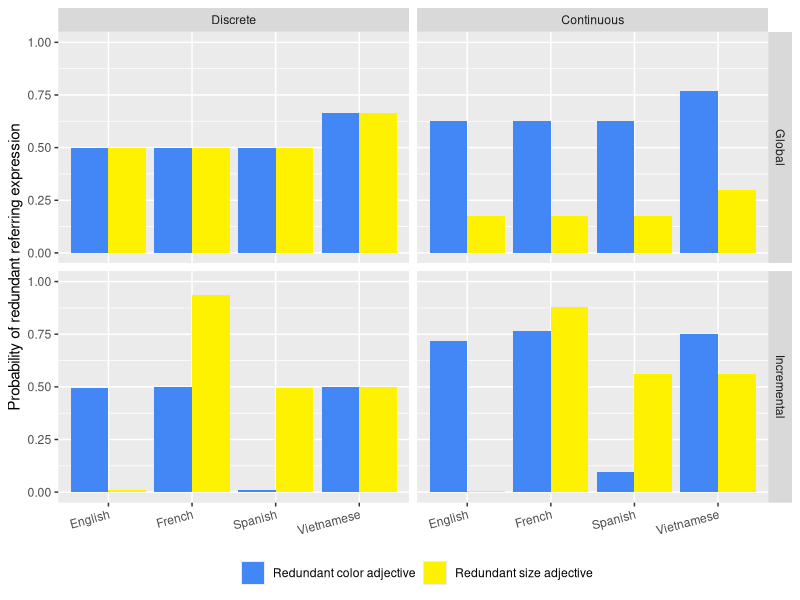
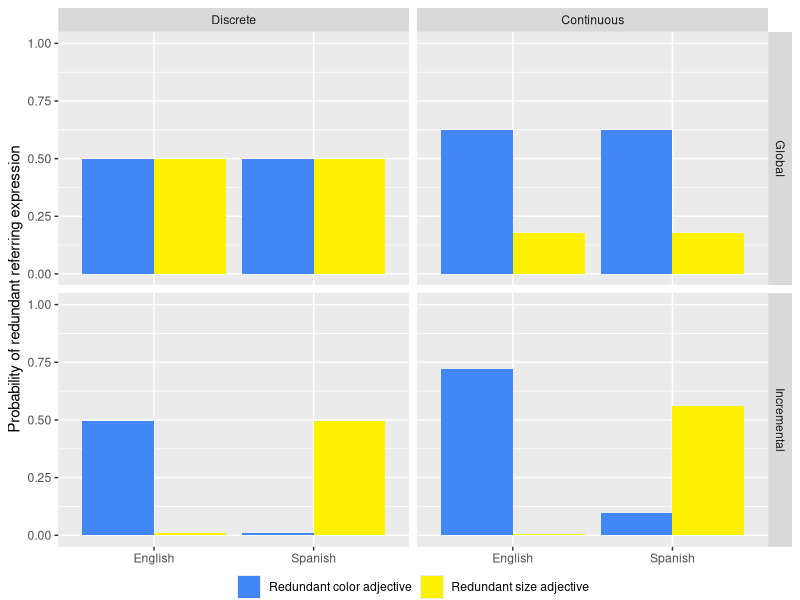
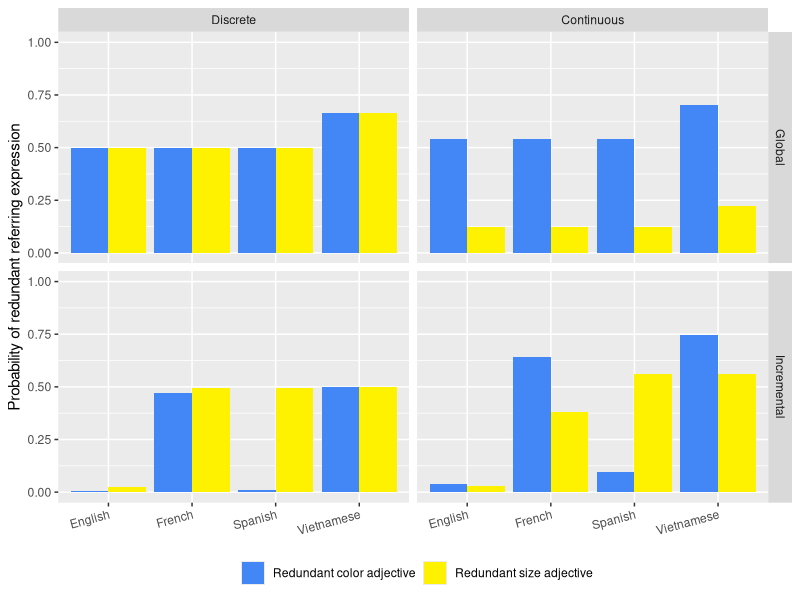
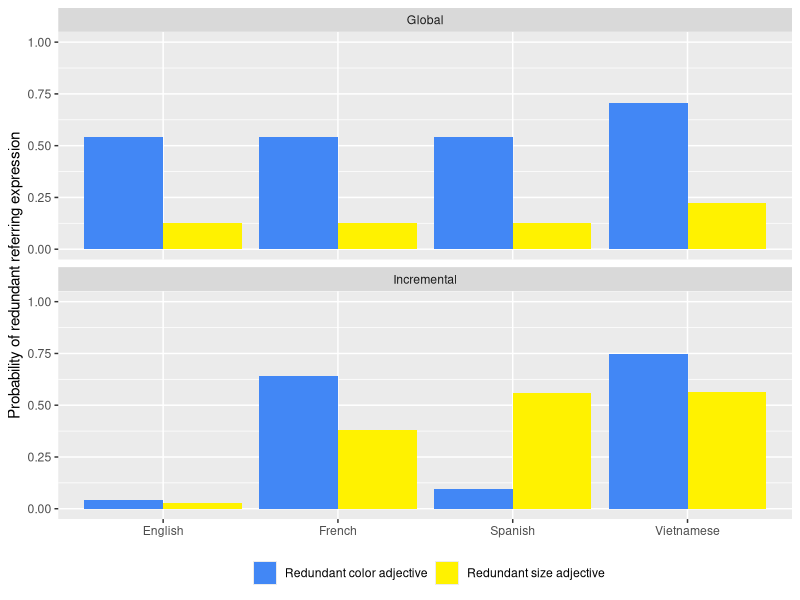
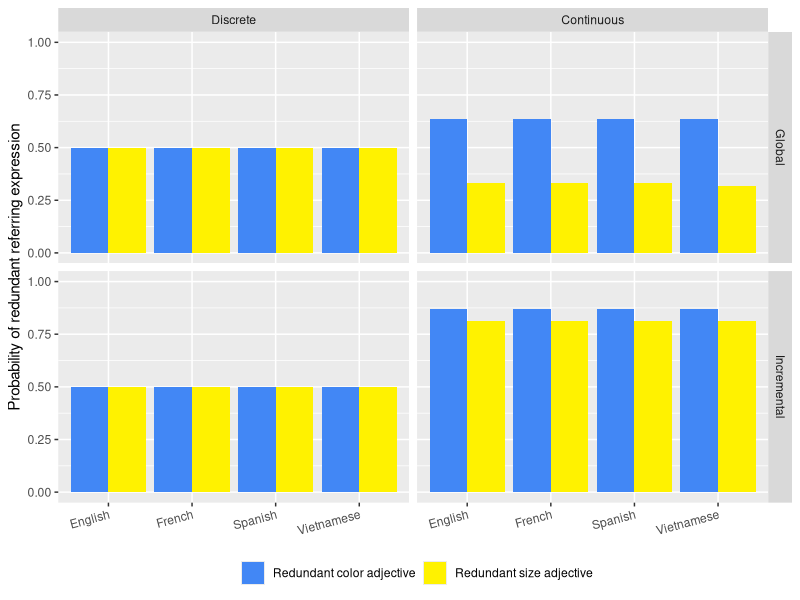
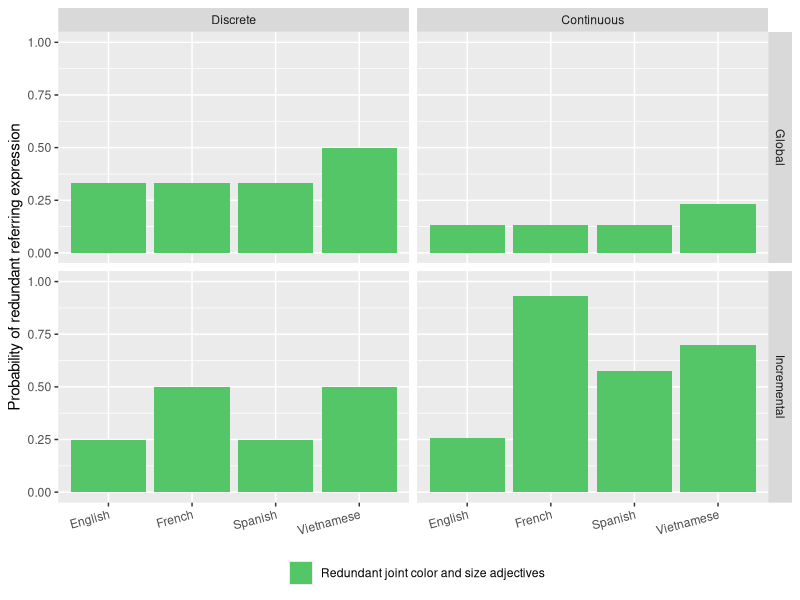
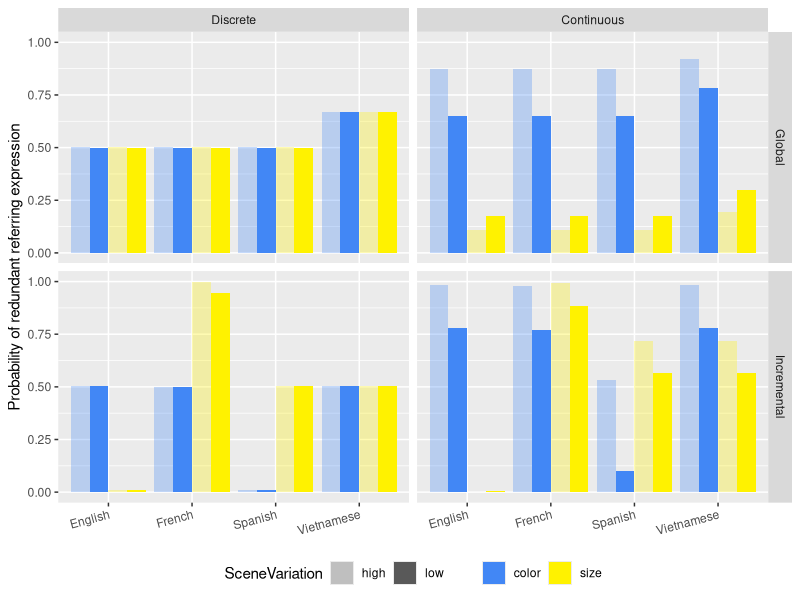
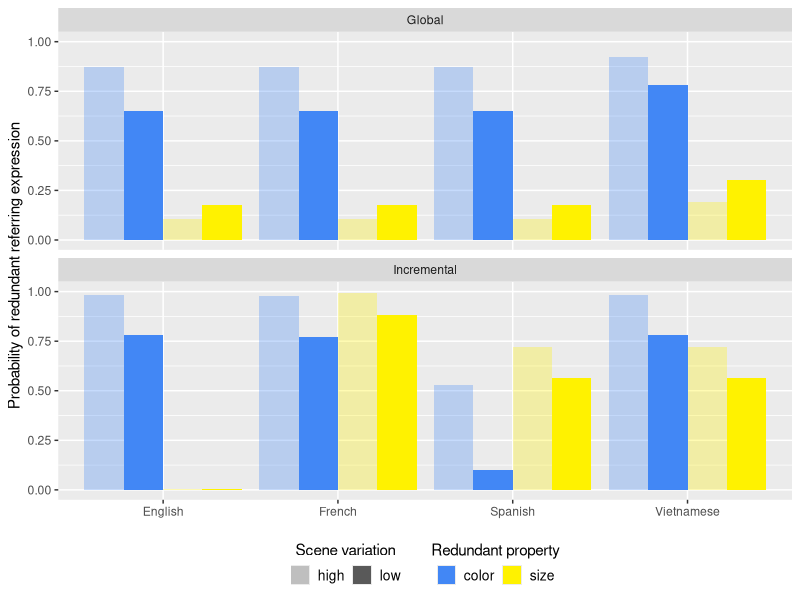

R code for these plots, in order:
# plots the model predictions obtained by Angelique and Manh in summer 2022, documented here: https://docs.google.com/spreadsheets/d/1cj2Y4GLFNQPoW1eoIkCFzxrdtzFEOaPGDMvpjqP4E5k/edit?usp=sharing

# for contexts, see slack channel / grant

library(tidyverse)
library(grid)
library(gridExtra)
library(cowplot)
library(viridis)
library(jsonlite)

setwd(dirname(rstudioapi::getActiveDocumentContext()$path))

d = read_csv("../data/data.csv",skip_empty_rows=TRUE) %>% 
  drop_na()
summary(d)
nrow(d)

# CONTEXT 1A AND 1B
# 3 pins varying in color and size, noun uninformative
# 1A: "color-redundant"
# 1B: "size-redundant"    
d_noun_uninf = d %>% 
  filter(Context %in% c("1A", "1B")) %>% 
  mutate(ContextType = case_when(  
    Context == "1A" ~ "Redundant color adjective",
    Context == "1B" ~ "Redundant size adjective",    
    TRUE ~ "other")) %>% 
  mutate(UtteranceType = case_when(
    Language == "English" & Utterance == "small blue pin" ~ "redundant",
    Language == "Vietnamese" & Utterance == "pin blue and small" ~ "redundant",
    Language == "Vietnamese" & Utterance == "pin small and blue" ~ "redundant",
    Language == "French" & Utterance == "small pin blue" ~ "redundant",    
    Language == "Spanish" & Utterance == "pin blue small" ~ "redundant",
    TRUE ~ "other"
  )) %>% 
  filter(UtteranceType == "redundant") %>% 
  group_by(Language, ContextType,Semantics, Utility) %>% 
  summarize(RedundantProbability = sum(Probability)) %>% 
  ungroup() %>% 
  mutate(Semantics = fct_relevel(Semantics, "Discrete"))

dodge = position_dodge(.9)

ggplot(d_noun_uninf, aes(x=Language,y=RedundantProbability,fill=ContextType)) +
  geom_bar(stat="identity",position=dodge) +
  scale_fill_manual(values=c("#4287f5","#fff200"),name="") +
  facet_grid(Utility~Semantics) +
  ylim(0,1) +
  ylab("Probability of redundant referring expression") +
  theme(axis.text.x = element_text(angle=15,hjust=1,vjust=1),legend.position="bottom",axis.title.x=element_blank())

ggsave(file="../graphs/noun-uninformative.pdf",width=7,height=5)

# just spanish and english
d_noun_uninf = d %>% 
  filter(Context %in% c("1A", "1B") & Language %in% c("Spanish","English")) %>% 
  mutate(ContextType = case_when(  
    Context == "1A" ~ "Redundant color adjective",
    Context == "1B" ~ "Redundant size adjective",    
    TRUE ~ "other")) %>% 
  mutate(UtteranceType = case_when(
    Language == "English" & Utterance == "small blue pin" ~ "redundant",
    Language == "Vietnamese" & Utterance == "pin blue and small" ~ "redundant",
    Language == "Vietnamese" & Utterance == "pin small and blue" ~ "redundant",
    Language == "French" & Utterance == "small pin blue" ~ "redundant",    
    Language == "Spanish" & Utterance == "pin blue small" ~ "redundant",
    TRUE ~ "other"
  )) %>% 
  filter(UtteranceType == "redundant") %>% 
  group_by(Language, ContextType,Semantics, Utility) %>% 
  summarize(RedundantProbability = sum(Probability)) %>% 
  ungroup() %>% 
  mutate(Semantics = fct_relevel(Semantics, "Discrete"))

dodge = position_dodge(.9)

ggplot(d_noun_uninf, aes(x=Language,y=RedundantProbability,fill=ContextType)) +
  geom_bar(stat="identity",position=dodge) +
  scale_fill_manual(values=c("#4287f5","#fff200")) +
  facet_grid(Utility~Semantics) +
  ylim(0,1) +
  ylab("Probability of redundant referring expression") +
  theme(legend.position="bottom",axis.title.x=element_blank(),legend.title=element_blank(),legend.box.margin=margin(-10,-10,-10,-10))
ggsave(file="../graphs/noun-uninformative-sp-en.pdf",width=4,height=4)
#ggsave(file="../../_project_description/images/noun-uninformative-sp-en.pdf",width=4,height=3.8)


# CONTEXT 2A AND 2B
# 3 pins plus extra object varying in color and size, noun necessary
# 1A: "color-redundant"
# 1B: "size-redundant"   
check_sums = d %>% 
  filter(Context %in% c("2A", "2B")) %>% 
  group_by(Language, Context,Semantics, Utility) %>% 
  summarize(Sum = sum(Probability))

# print out the cases where probabilities don't add to 1 (indicates manual error in data entry)
check_sums %>% 
  filter(Sum < .99)

d_noun_nec = d %>% 
  filter(Context %in% c("2A", "2B")) %>% 
  mutate(ContextType = case_when(  
    Context == "2A" ~ "Redundant color adjective",
    Context == "2B" ~ "Redundant size adjective",    
    TRUE ~ "other")) %>% 
  mutate(UtteranceType = case_when(
    Language == "English" & Utterance == "small blue pin" ~ "redundant",
    Language == "Vietnamese" & Utterance == "pin blue and small" ~ "redundant",
    Language == "Vietnamese" & Utterance == "pin small and blue" ~ "redundant",
    Language == "French" & Utterance == "small pin blue" ~ "redundant",    
    Language == "Spanish" & Utterance == "pin blue small" ~ "redundant",
    TRUE ~ "other"
  )) %>% 
  filter(UtteranceType == "redundant") %>% 
  group_by(Language, ContextType,Semantics, Utility) %>% 
  summarize(RedundantProbability = sum(Probability)) %>% 
  ungroup() %>% 
  mutate(Semantics = fct_relevel(Semantics, "Discrete"))

dodge = position_dodge(.9)

ggplot(d_noun_nec, aes(x=Language,y=RedundantProbability,fill=ContextType)) +
  geom_bar(stat="identity",position=dodge) +
  scale_fill_manual(values=c("#4287f5","#fff200"),name="") +
  ylim(0,1) +
  ylab("Probability of redundant referring expression") +
  facet_grid(Utility~Semantics) +
  theme(axis.text.x = element_text(angle=15,hjust=1,vjust=1),legend.position="bottom",axis.title.x=element_blank())
ggsave(file="../graphs/noun-necessary.pdf",width=5.5,height=4)


ggplot(d_noun_nec %>% filter(Semantics == "Continuous"), aes(x=Language,y=RedundantProbability,fill=ContextType)) +
  geom_bar(stat="identity",position=dodge) +
  scale_fill_manual(values=c("#4287f5","#fff200"),name="") +
  ylim(0,1) +
  ylab("Probability of redundant referring expression") +
  facet_wrap(~Utility,nrow=2) +
  theme(legend.position="bottom",axis.title.x=element_blank())
ggsave(file="../graphs/noun-necessary-cont.pdf",width=3.5,height=4)


# CONTEXT 3A & 3B
# 1 blue pin plus 3 other objects of varying colors, noun-informative, color-redundant (Rubio-Fernandez style)
# 1 small pin plus 3 other objects of different size, noun-informative, size-redundant (Rubio-Fernandez style)

# hacky stuff you did when utterance space wasn't yet pruned
# d_noun_inf_color_red = d %>% 
#   filter(Context %in% c("3A")) %>% 
#   filter(!Utterance %in% c("small pin","pin small","small blue pin","small pin blue","pin blue small","pin blue and small","pin small and blue")) %>% 
#   mutate(UtteranceType = case_when(
#     Language == "English" & Utterance == "blue pin" ~ "redundant",
#     Language == "Vietnamese" & Utterance == "pin blue" ~ "redundant",
#     Language == "French" & Utterance == "pin blue" ~ "redundant",
#     Language == "Spanish" & Utterance == "pin blue" ~ "redundant",
#     TRUE ~ "minimal"
#   )) 
#   
# d_noun_inf_size_red = d %>% 
#   filter(Context %in% c("3B")) %>% 
#   filter(!Utterance %in% c("blue pin","pin blue","small blue pin","small pin blue","pin blue small","pin blue and small","pin small and blue")) %>%  
#   mutate(UtteranceType = case_when(
#     Language == "English" & Utterance == "small pin" ~ "redundant",
#     Language == "Vietnamese" & Utterance == "pin small" ~ "redundant",
#     Language == "French" & Utterance == "small pin" ~ "redundant",    
#     Language == "Spanish" & Utterance == "pin small" ~ "redundant",
#     TRUE ~ "minimal"
#   )) 
# 
# d_noun_inf = bind_rows(d_noun_inf_color_red,d_noun_inf_size_red) %>% 
#   mutate(ContextType = case_when(  
#   Context == "3A" ~ "Redundant color adjective",
#   Context == "3B" ~ "Redundant size adjective",    
#   TRUE ~ "other"))
# 
# sums = d_noun_inf %>% 
#   group_by(Language,ContextType,Semantics,Utility) %>% 
#   summarize(Sum=sum(Probability))
# 
# d_noun_inf = d_noun_inf %>% 
#   left_join(sums, by=c("Language","ContextType","Semantics","Utility")) %>% 
#   mutate(Probability = Probability / Sum) %>%   
#   filter(UtteranceType == "redundant") %>% 
#   group_by(Language, ContextType,Semantics, Utility) %>% 
#   summarize(RedundantProbability = sum(Probability)) %>% 
#   ungroup() %>% 
#   mutate(Semantics = fct_relevel(Semantics, "Discrete")) %>% 
#   complete(Language,ContextType,Semantics,Utility) %>% 
#   mutate(RedundantProbability = replace_na(RedundantProbability,0))

check_sums = d %>% 
  filter(Context %in% c("3A", "3B")) %>% 
  group_by(Language, Context,Semantics, Utility) %>% 
  summarize(Sum = sum(Probability))

# print out the cases where probabilities don't add to 1 (indicates manual error in data entry)
check_sums %>% 
  filter(Sum < .99)

d_noun_inf = d %>% 
  filter(Context %in% c("3A", "3B")) %>% 
  mutate(ContextType = case_when(  
    Context == "3A" ~ "Redundant color adjective",
    Context == "3B" ~ "Redundant size adjective",    
    TRUE ~ "other")) %>% 
  mutate(UtteranceType = case_when(
    Language == "English" & Utterance %in% c("blue pin","small pin") ~ "redundant",
    Language == "Vietnamese" & Utterance %in% c("pin blue","pin small") ~ "redundant",
    Language == "French" & Utterance %in% c("pin blue","small pin") ~ "redundant",    
    Language == "Spanish" & Utterance %in% c("pin blue","pin small") ~ "redundant",
    TRUE ~ "other"
  )) %>% 
  filter(UtteranceType == "redundant") %>% 
  mutate(RedundantProbability = Probability) %>% 
  mutate(Semantics = fct_relevel(Semantics, "Discrete"))

dodge = position_dodge(.9)

# weird results, mostly 50-50??
ggplot(d_noun_inf, aes(x=Language,y=RedundantProbability,fill=ContextType)) +
  geom_bar(stat="identity",position=dodge) +
  scale_fill_manual(values=c("#4287f5","#fff200"),name="") +
  ylim(0,1) +
  ylab("Probability of redundant referring expression") +
  facet_grid(Utility~Semantics) +
  theme(axis.text.x = element_text(angle=15,hjust=1,vjust=1),legend.position="bottom",axis.title.x=element_blank())
ggsave(file="../graphs/noun-informative-prunedspace.pdf",width=7,height=5)


# CONTEXT 4
# 3 pins plus 1 other object. target pin requires either color OR size to be mentioned in addition to type. color AND size jointly are redundant. noun-necessary, joint-properties-redundant 

check_sums = d %>% 
  filter(Context %in% c("4")) %>% 
  group_by(Language, Context,Semantics, Utility) %>% 
  summarize(Sum = sum(Probability))

# print out the cases where probabilities don't add to 1 (indicates manual error in data entry)
check_sums %>% 
  filter(Sum < .99)

d_noun_nec_joint_redundant = d %>% 
  filter(Context %in% c("4")) %>% 
  mutate(ContextType = case_when(  
    Context == "4" ~ "Redundant joint color and size adjectives",
    TRUE ~ "other")) %>% 
  mutate(UtteranceType = case_when(
    Language == "English" & Utterance == "small blue pin" ~ "redundant",
    Language == "Vietnamese" & Utterance == "pin blue and small" ~ "redundant",
    Language == "Vietnamese" & Utterance == "pin small and blue" ~ "redundant",
    Language == "French" & Utterance == "small pin blue" ~ "redundant",    
    Language == "Spanish" & Utterance == "pin blue small" ~ "redundant",
    TRUE ~ "other"
  )) %>% 
  filter(UtteranceType == "redundant") %>% 
  group_by(Language, ContextType,Semantics, Utility) %>% 
  summarize(RedundantProbability = sum(Probability)) %>% 
  ungroup() %>% 
  mutate(Semantics = fct_relevel(Semantics, "Discrete"))

dodge = position_dodge(.9)

ggplot(d_noun_nec_joint_redundant, aes(x=Language,y=RedundantProbability,fill=ContextType)) +
  geom_bar(stat="identity",position=dodge) +
  scale_fill_manual(values=c("#55C667FF"),name="") +
  ylim(0,1) +
  ylab("Probability of redundant referring expression") +
  facet_grid(Utility~Semantics) +
  theme(axis.text.x = element_text(angle=15,hjust=1,vjust=1),legend.position="bottom",axis.title.x=element_blank())
ggsave(file="../graphs/noun-necessary-join-redundant.pdf",width=5,height=5)


# CONTEXT 5A and 5B (like 1A AND 1B, but with 3 extra big red pins, ie increased scene variation)
# 6 pins varying in color and size, noun uninformative
# 5A: "color-redundant"
# 5B: "size-redundant"    
check_sums = d %>% 
  filter(Context %in% c("1A", "1B","5A","5B")) %>% 
  group_by(Language, Context,Semantics, Utility) %>% 
  summarize(Sum = sum(Probability))

# print out the cases where probabilities don't add to 1 (indicates manual error in data entry)
check_sums %>% 
  filter(Sum < .99)

d_noun_uninf_scenevar = d %>% 
  filter(Context %in% c("1A", "1B","5A","5B")) %>% 
  mutate(ContextType = case_when(  
    Context == "1A" ~ "color",
    Context == "1B" ~ "size",    
    Context == "5A" ~ "color",
    Context == "5B" ~ "size",        
    TRUE ~ "other")) %>% 
  mutate(SceneVariation = case_when(
    Context %in% c("1A","1B") ~ "low",
    Context %in% c("5A","5B") ~ "high",    
    TRUE ~ "other"
  )) %>% 
  mutate(UtteranceType = case_when(
    Language == "English" & Utterance == "small blue pin" ~ "redundant",
    Language == "Vietnamese" & Utterance == "pin blue and small" ~ "redundant",
    Language == "Vietnamese" & Utterance == "pin small and blue" ~ "redundant",
    Language == "French" & Utterance == "small pin blue" ~ "redundant",    
    Language == "Spanish" & Utterance == "pin blue small" ~ "redundant",
    Language == "English" & Context %in% c("1A","5A") & Utterance == "blue pin" ~ "redundant", # include underinformative one-feature mentions
    Language == "English" & Context %in% c("1B","5B") & Utterance == "small pin" ~ "redundant", # include underinformative one-feature mentions    
    Language == "Vietnamese" & Context %in% c("1A","5A") & Utterance == "pin blue" ~ "redundant",
    Language == "Vietnamese" & Context %in% c("1B","5B") & Utterance == "pin small" ~ "redundant",    
    Language == "French" & Context %in% c("1A","5A") & Utterance == "pin blue" ~ "redundant",    
    Language == "French" & Context %in% c("1B","5B") & Utterance == "small pin" ~ "redundant",        
    Language == "Spanish" & Context %in% c("1A","5A") & Utterance == "pin blue" ~ "redundant",
    Language == "Spanish" & Context %in% c("1B","5B") & Utterance == "pin small" ~ "redundant",    
    TRUE ~ "other"
  )) %>% 
  filter(UtteranceType == "redundant") %>% 
  group_by(Language, ContextType,Semantics, Utility,SceneVariation) %>% 
  summarize(RedundantProbability = sum(Probability)) %>% 
  ungroup() %>% 
  mutate(Semantics = fct_relevel(Semantics, "Discrete"))

dodge = position_dodge(.9)

ggplot(d_noun_uninf_scenevar, aes(x=Language,y=RedundantProbability,fill=ContextType,alpha=SceneVariation)) +
  geom_bar(stat="identity",position=dodge) +
  scale_fill_manual(values=c("#4287f5","#fff200"),name="") +
  scale_alpha_discrete(range=c(.3,1)) +
  facet_grid(Utility~Semantics) +
  ylim(0,1) +
  ylab("Probability of redundant referring expression") +
  theme(axis.text.x = element_text(angle=15,hjust=1,vjust=1),legend.position="bottom",axis.title.x=element_blank())
ggsave(file="../graphs/noun-uninformative-scenevar.pdf",width=8,height=4.5)

# generate only the continuous-semantics version of this plot
d_cont = d_noun_uninf_scenevar %>% 
  filter(Semantics == "Continuous") %>% 
  droplevels()

ggplot(d_cont, aes(x=Language,y=RedundantProbability,fill=ContextType,alpha=SceneVariation)) +
  geom_bar(stat="identity",position=dodge) +
  scale_fill_manual(values=c("#4287f5","#fff200"),name="Redundant property") +
  scale_alpha_discrete(range=c(.3,1),name="Scene variation") +
  facet_wrap(~Utility,nrow=2) +
  ylim(0,1) +
  ylab("Probability of redundant referring expression") +
  theme(legend.position="bottom",axis.title.x=element_blank(),legend.text=element_text(size=10),legend.key.size = unit(.5, "cm")) +
  guides(fill = guide_legend(title.position = "top", title.hjust = 0.5),alpha = guide_legend(title.position = "top", title.hjust = 0.5))
#ggsave(file="../../_project_description/images/noun-uninformative-scenevar-cont.pdf",width=4,height=4)
